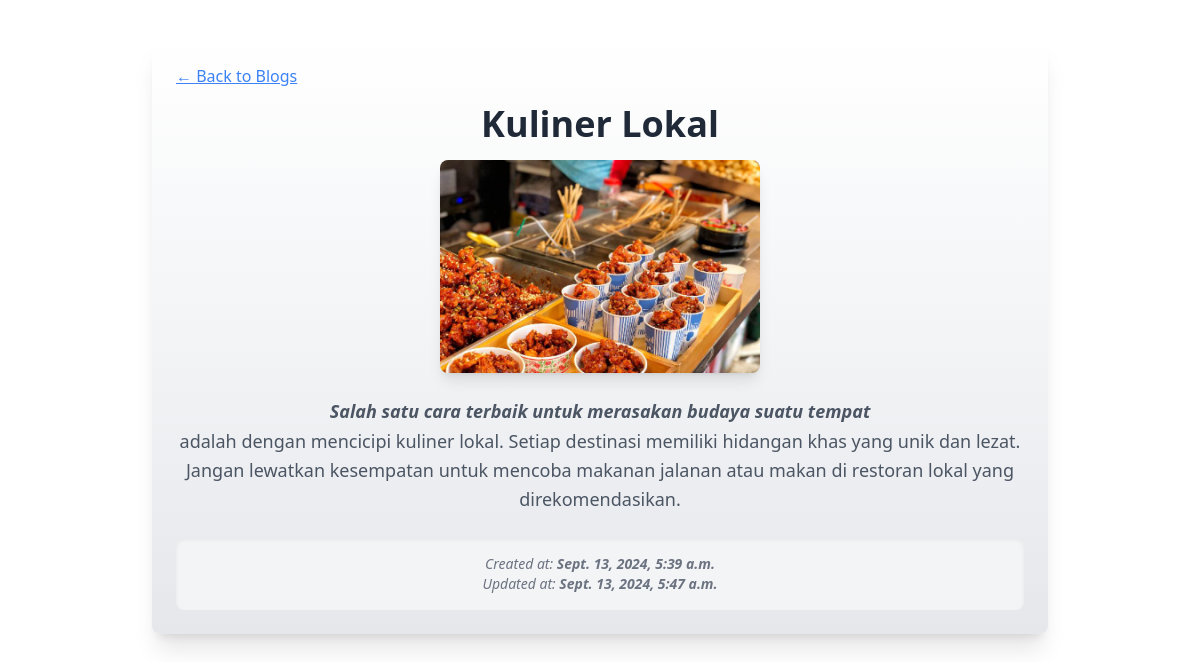
Screenshot of /post/12/ with the database file from the repository.
### blog/models.py (models this page shows, shortened)
class Post(models.Model):
    title = models.CharField(max_length=200)
    content = RichTextField()
    image = models.ImageField(upload_to='post_images/', blank=True, null=True)  # Field gambar
    created_at = models.DateTimeField(auto_now_add=True)
    updated_at = models.DateTimeField(auto_now=True)

### blog/views.py (the view)
# urls.py: path('post/<int:id>/', views.post_detail, name='post_detail'),
def post_detail(request, id):
    post = Post.objects.get(id=id)
    return render(request, 'blog/post_detail.html', {'post': post})

### blog/templates/blog/post_detail.html (shortened to what this page needs)
{% extends "blog/master.html" %}
{% block content %}
<div class="max-w-4xl mx-auto mt-10 mb-10 p-6 bg-gradient-to-b from-white via-gray-100 to-gray-200 shadow-xl rounded-lg">
    <a href="{% url 'post_list' %}" class="text-blue-500 underline mb-4 inline-block hover:text-blue-700 transition duration-300">← Back to Blogs</a>
    <div class="text-center">
        <h1 class="text-4xl font-bold text-gray-800 mb-4">{{ post.title }}</h1>
        {% if post.image %}
            <div class="flex justify-center mb-6">
                <img src="{{ post.image.url }}" alt="{{ post.title }}" class="w-80 h-auto rounded-lg shadow-lg transform hover:scale-105 transition-transform duration-500">
            </div>
        {% endif %}
    </div>
    <div class="mt-6">
        <div class="text-gray-600 text-lg leading-relaxed mb-6">
            {{ post.content|safe }}
        </div>
        <div class="text-center py-4 bg-gray-100 rounded-lg shadow-inner">
            <p class="text-gray-500 text-sm italic">Created at: <span class="font-semibold">{{ post.created_at }}</span></p>
            <p class="text-gray-500 text-sm italic">Updated at: <span class="font-semibold">{{ post.updated_at }}</span></p>
        </div>
    </div>
</div>
{% endblock %}

### rows the page displays
Post: title "Kuliner Lokal", image (picture), content "Salah satu cara terbaik untuk merasakan budaya suatu tempat adalah dengan mencicipi kuliner lokal. Setiap destinasi memiliki hidangan khas yang unik dan lezat. Jangan lewatkan kesempatan untuk mencoba makanan jalanan atau makan di restoran lokal yang direkomendasikan.", created_at "Sept. 13, 2024, 5:39 a.m.", updated_at "Sept. 13, 2024, 5:47 a.m."
